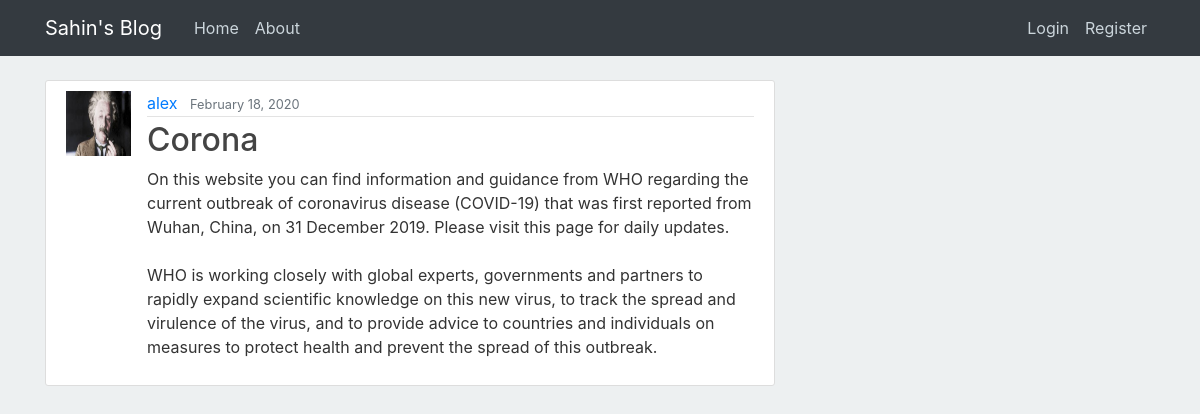
Screenshot of /post/15/ with the database file from the repository.
### blog/models.py (models this page shows, shortened)
class Post(models.Model):
	title=models.CharField(max_length=100)
	content=models.TextField()
	date_posted=models.DateTimeField(default=timezone.now)
	author=models.ForeignKey(User,on_delete=models.CASCADE)

### users/models.py (models this page shows, shortened)
class Profile(models.Model):
	user=models.OneToOneField(User, on_delete= models.CASCADE)
	image=models.ImageField(default='default.jpg', upload_to='profile_pics')

### blog/views.py (the view)
# urls.py: path('post/<int:pk>/', PostDetailView.as_view(), name='post-detail'),
class PostDetailView(DetailView):
	model=Post

### blog/templates/blog/post_detail.html (shortened to what this page needs)
{% extends "blog/base.html" %}
{%block content%}
  <article class="media content-section">
      <img class="rounded- circle article-img" src="{{post.author.profile.image.url}}">
      <div class="media-body">
        <div class="article-metadata">
          <a class="mr-2" href="#">{{ object.author }}</a>
          <small class="text-muted">{{ object.date_posted |date:"F d, Y" }}</small>
        </div>
        <h2><a class="article-title" href="{% url  'post-update' post.id %}">{{ object.title }}</a></h2>
        <p class="article-content">{{ object.content }}</p>
      </div>
  </article>
{%endblock content%}

### blog/static/blog/main.css (style rules this page uses)
body { background: #edf0f1; color: #333333; margin-top: 5rem; }
.content-section { background: #ffffff; padding: 10px 20px; border: 1px solid #dddddd; border-radius: 3px; margin-bottom: 20px; }
.article-title { color: #444444; }
.article-content { white-space: pre-line; }
.article-img { height: 65px; width: 65px; margin-right: 16px; }
.article-metadata { padding-bottom: 1px; margin-bottom: 4px; border-bottom: 1px solid #e3e3e3; }

### rows the page displays
Post: author.profile.image (picture), author "alex", date_posted "February 18, 2020", title "Corona", content "On this website you can find information and guidance from WHO regarding the current outbreak of coronavirus disease (COVID-19) that was first reported from Wuhan, China, on 31 December 2019. Please visit this page for daily updates. WHO is working closely with global experts, governments and partners to rapidly expand scientific knowledge on this new virus, to track the spread and virulence of the virus, and to provide advice to countries and individuals on measures to protect health and prevent the spread of this outbreak."
